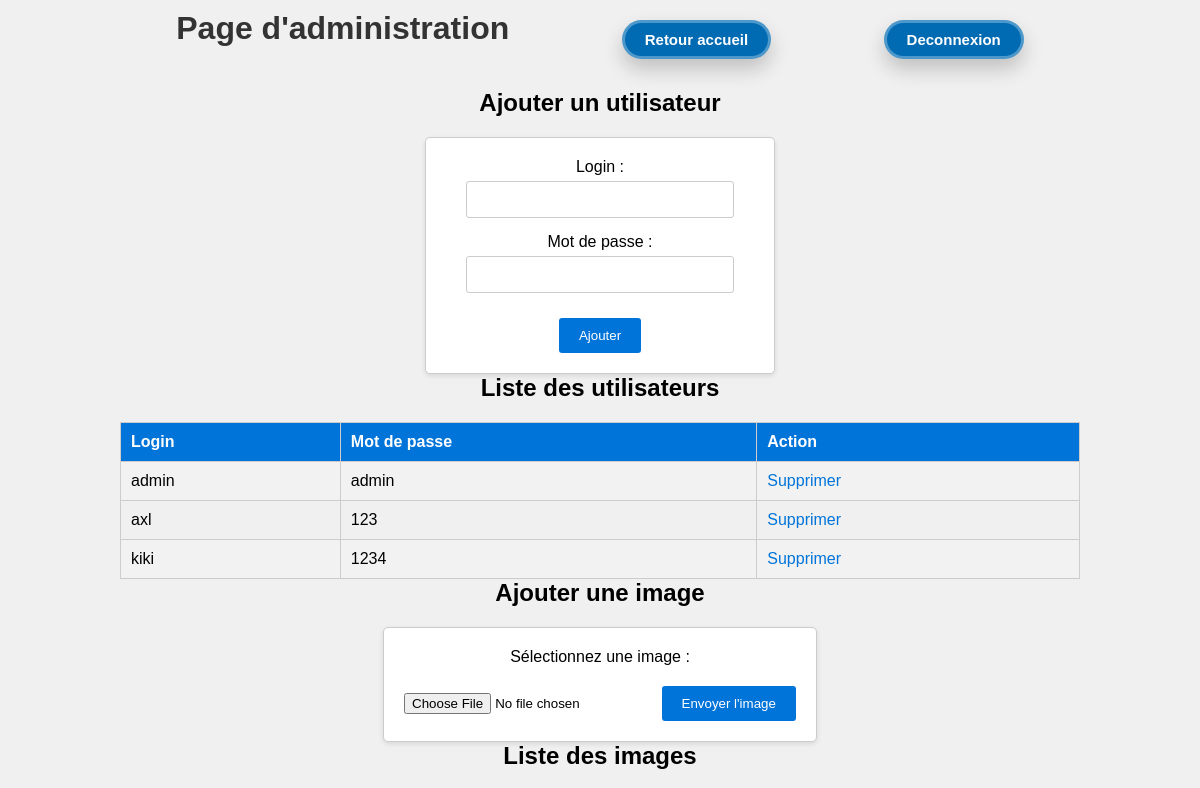
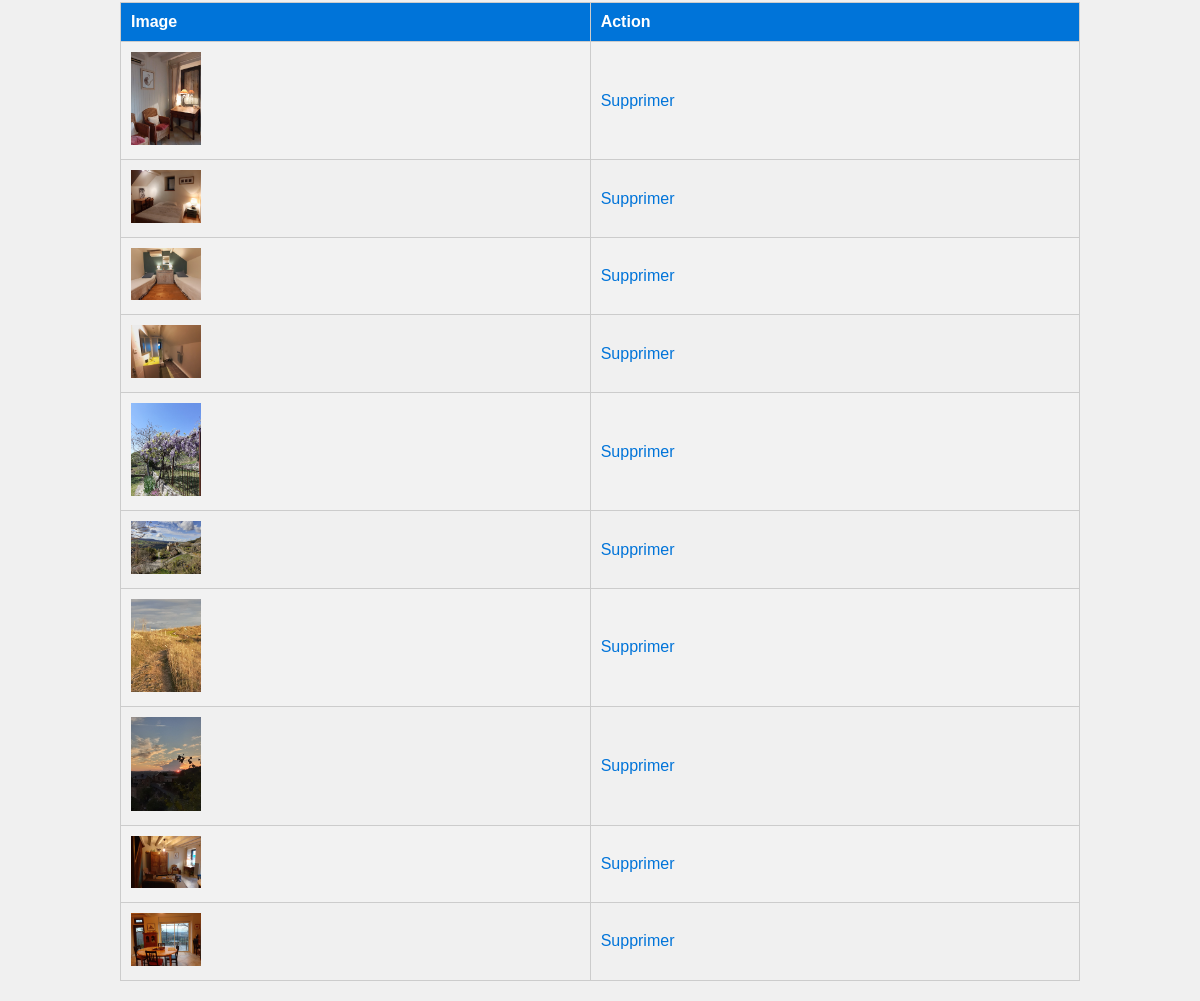
/administration.php, run on the app's committed database (2 pictures, top to bottom).
### tables this page shows
CREATE TABLE `user` (
                      `login` varchar(255) NOT NULL,
                      `passwd` varchar(255) NOT NULL
);

CREATE TABLE `images` (
                        `id` int(11) NOT NULL,
                        `nom_fichier` varchar(255) NOT NULL,
                        `description` text DEFAULT NULL,
                        `date_creation` timestamp NOT NULL DEFAULT current_timestamp()
);

### administration.php (the view, shortened to what this page needs)
<!doctype html>
<html lang="fr">
<head>
  <link rel="stylesheet" href="css/admin.css">
</head>
<body>
  <div class="container_haut_de_page">
    <h1>Page d'administration</h1>
    <button class="btn_retour_acc"><a href="index.php">Retour accueil</a></button>
    <button class="btn_retour_acc"><a href="auth.php">Deconnexion</a></button>
  </div>
  <div class="container">
    <h2>Ajouter un utilisateur</h2>
    <form method="post" action="administration.php">
      <label>Login : <input type="text" name="login" required></label>
      <label>Mot de passe : <input type="password" name="password" required></label>
      <button type="submit" name="ajouter">Ajouter</button>
    </form>
    <h2>Liste des utilisateurs</h2>
    <table>
      <tr>
        <th>Login</th>
        <th>Mot de passe</th>
        <th>Action</th>
      </tr>
      <?php
      $serveur = "localhost";
      $utilisateur = "root";
      $motdepasse = "";
      $basededonnees = "projet_gite";
      $connexion = new mysqli($serveur, $utilisateur, $motdepasse, $basededonnees);
      $requete = $connexion->query("SELECT * FROM user");
      while ($utilisateur = $requete->fetch_assoc()) {
        echo "<tr>";
        echo "<td>{$utilisateur['login']}</td>";
        echo "<td>{$utilisateur['passwd']}</td>";
        echo "<td><a href='administration.php?supprimer={$utilisateur['login']}'>Supprimer</a></td>";
        echo "</tr>";
      }
      ?>
    </table>
    <h2>Ajouter une image</h2>
    <form method="post" action="php/upload.php" enctype="multipart/form-data">
      <label for="image">Sélectionnez une image :</label>
      <input type="file" name="image" id="image" accept="image/*" required>
      <button type="submit" name="upload">Envoyer l'image</button>
    </form>
    <h2>Liste des images</h2>
    <table>
      <tr>
        <th>Image</th>
        <th>Action</th>
      </tr>
      <?php
      $serveur = "localhost";
      $utilisateur = "root";
      $motdepasse = "";
      $basededonnees = "projet_gite";
      $connexion = new mysqli($serveur, $utilisateur, $motdepasse, $basededonnees);
      $resultatImages = $connexion->query("SELECT * FROM images");
      while ($image = $resultatImages->fetch_assoc()) {
        echo "<tr>";
        echo "<td><img class='image_bdd' src='" . $image['nom_fichier'] . "' alt='Image'></td>";
        echo "<td><a href='administration.php?supprimer={$image['id']}'>Supprimer</a></td>";
        echo "</tr>";
      }
      ?>
    </table>
  </body>
</html>

### css/admin.css (style rules this page uses)
* { margin: 0; padding: 0; }
.container_haut_de_page { display: flex; justify-content: space-around; max-width: 80%; margin: 0 auto; padding: 10px; }
body { font-family: Arial, sans-serif; background-color: #f0f0f0; margin: 0; padding: 0; }
.container { display: flex; flex-direction: column; align-items: center; text-align: center; max-width: 80%; margin: 0 auto; padding: 20px; }
h1 { color: #333; }
form { background: #fff; border: 1px solid #ccc; padding: 20px; margin-top: 20px; border-radius: 5px; box-shadow: 0 2px 5px rgba(0, 0, 0, 0.1); }
form label { display: block; margin-bottom: 10px; }
input[type="text"], input[type="password"] { width: 80%; padding: 10px; margin: 5px 0; border: 1px solid #ccc; border-radius: 3px; }
button { background-color: #0074d9; color: #fff; border: none; padding: 10px 20px; margin-top: 10px; border-radius: 3px; cursor: pointer; }
table { width: 100%; border-collapse: collapse; margin-top: 20px; }
table, th, td { border: 1px solid #ccc; }
th, td { padding: 10px; text-align: left; }
th { background-color: #0074d9; color: #fff; }
tr:nth-child(even) { background-color: #f2f2f2; }
a { color: #0074d9; text-decoration: none; }
.image_bdd { width: 70px; }
.btn_retour_acc { position: relative; transition: all 0.3s ease-in-out; box-shadow: 0px 10px 20px rgba(0, 0, 0, 0.2); padding-block: 0.5rem; padding-inline: 1.25rem; background-color: rgb(0 107 179); border-radius: 9999px; display: flex; align-items: center; justify-content: center; color: #ffff; gap: 10px; font-weight: bold; border: 3px solid #ffffff4d; outline: none; overflow: hidden; font-size: 15px; }
.btn_retour_acc a { color: white; }
.btn_retour_acc::before { content: ""; position: absolute; width: 100px; height: 100%; background-image: linear-gradient( 120deg, rgba(255, 255, 255, 0) 30%, rgba(255, 255, 255, 0.8), rgba(255, 255, 255, 0) 70% ); top: 0; left: -100px; opacity: 0.6; }

### data on the page
user: login "admin", passwd "admin"
user: login "axl", passwd "123"
user: login "kiki", passwd "1234"
images: nom_fichier (picture)
images: nom_fichier (picture)
images: nom_fichier (picture)
images: nom_fichier (picture)
images: nom_fichier (picture)
images: nom_fichier (picture)
images: nom_fichier (picture)
images: nom_fichier (picture)
images: nom_fichier (picture)
images: nom_fichier (picture)
